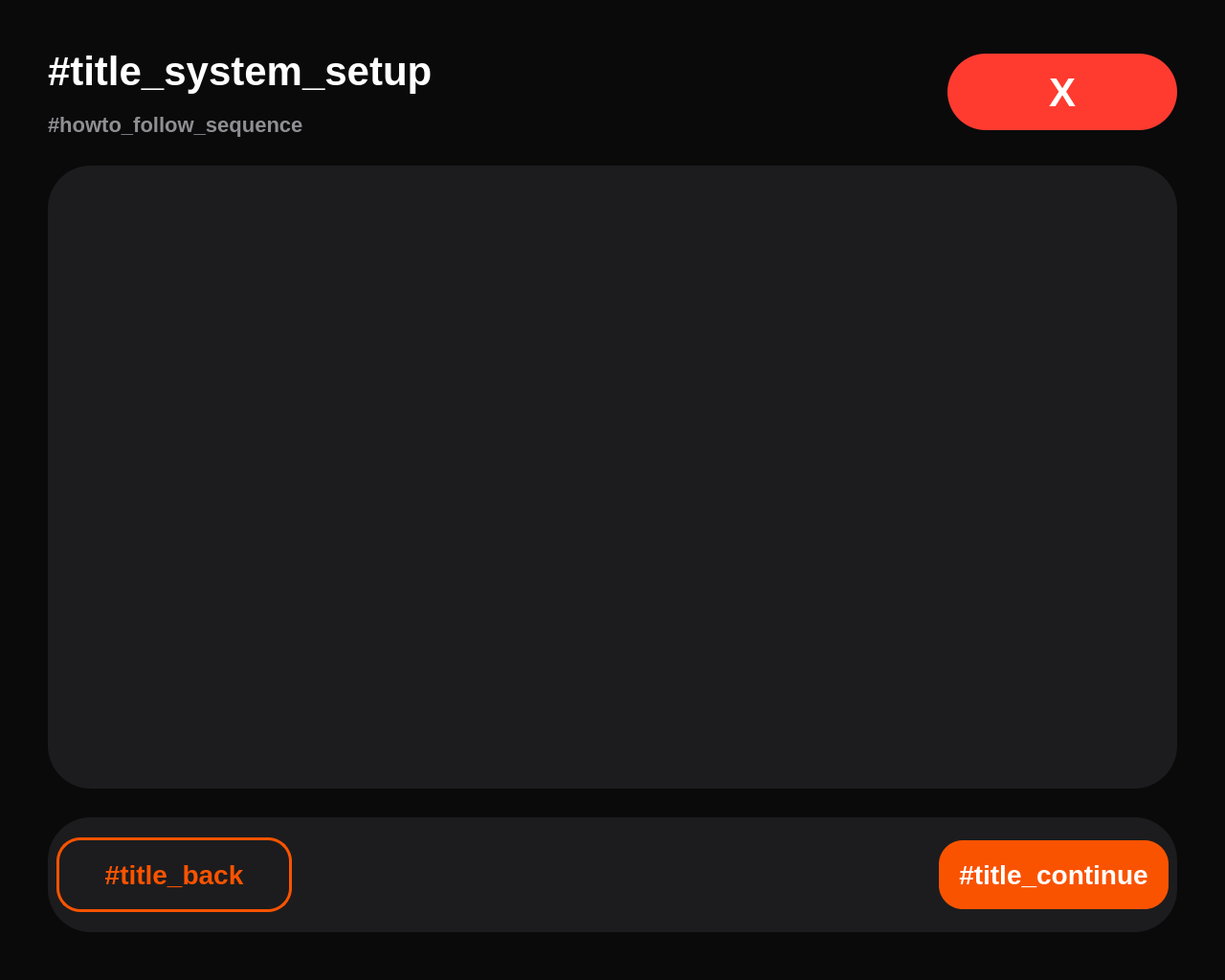
<?xml version="1.0" encoding="UTF-8"?>
<ui version="4.0">
 <class>WizardFrame</class>
 <widget class="QWidget" name="WizardFrame">
  <property name="geometry">
   <rect>
    <x>0</x>
    <y>0</y>
    <width>1280</width>
    <height>1024</height>
   </rect>
  </property>
  <property name="styleSheet">
   <string notr="true">
                QWidget#WizardFrame { background-color: #0A0A0B; }
                QWidget#wPage, QWidget#wButtonBar { background-color: #1C1C1E; border-radius: 45px;
                }

                QLabel#lbStageName {
                color: #FFFFFF;
                font-family: &quot;Segoe UI&quot;;
                font-size: 42px;
                font-weight: 900;
                text-transform: uppercase;
                }
                QLabel#lbStageHowto {
                color: #8E8E93;
                font-family: &quot;Segoe UI&quot;;
                font-size: 22px;
                font-weight: 600;
                }

                QPushButton {
                background-color: #FA5300;
                color: #FFFFFF;
                border-radius: 25px;
                font-size: 28px;
                font-weight: 700;
                padding: 20px;
                min-width: 200px;
                }

                /* Back Button */
                QPushButton#btnBack {
                background-color: transparent;
                border: 3px solid #FA5300;
                color: #FA5300;
                }
                QPushButton#btnBack:pressed {
                background-color: #FF7A3D; /* Orange fill on press */
                color: #FFFFFF; /* Switch text to white */
                }

                /* Forward Button */
                QPushButton#btnForward {
                background-color: #FA5300;
                color: #FFFFFF;
                }
                QPushButton#btnForward:pressed {
                background-color: #FF7A3D; /* Darker orange on press */
                }

                /* Exit Button */
                QPushButton#btnExit {
                background-color: #FF3B30; /* Industrial Critical Red */
                color: #FFFFFF;
                border-radius: 40px; /* Perfect Circle */
                font-size: 42px;
                font-weight: 900;
                border: none;
                }
                QPushButton#btnExit:pressed {
                background-color: #8B0000;
                }
            </string>
  </property>
  <layout class="QVBoxLayout" name="mainLayout">
   <property name="spacing">
    <number>30</number>
   </property>
   <property name="margin" stdset="0">
    <number>50</number>
   </property>
   <item>
    <layout class="QHBoxLayout" name="header">
     <property name="spacing">
      <number>20</number>
     </property>
     <item>
      <layout class="QVBoxLayout" name="titleLayout">
       <item>
        <widget class="QLabel" name="lbStageName">
         <property name="text">
          <string>#title_system_setup</string>
         </property>
        </widget>
       </item>
       <item>
        <widget class="QLabel" name="lbStageHowto">
         <property name="text">
          <string>#howto_follow_sequence</string>
         </property>
        </widget>
       </item>
      </layout>
     </item>
     <item>
      <spacer name="headerSpacer">
       <property name="orientation">
        <enum>Qt::Orientation::Horizontal</enum>
       </property>
       <property name="sizeHint" stdset="0">
        <size>
         <width>0</width>
         <height>0</height>
        </size>
       </property>
      </spacer>
     </item>
     <item>
      <widget class="QPushButton" name="btnExit">
       <property name="minimumSize">
        <size>
         <width>240</width>
         <height>80</height>
        </size>
       </property>
       <property name="maximumSize">
        <size>
         <width>80</width>
         <height>80</height>
        </size>
       </property>
       <property name="cursor">
        <cursorShape>PointingHandCursor</cursorShape>
       </property>
       <property name="text">
        <string>X</string>
       </property>
      </widget>
     </item>
    </layout>
   </item>
   <item>
    <widget class="QWidget" name="wPage" native="true">
     <property name="sizePolicy">
      <sizepolicy hsizetype="Preferred" vsizetype="Expanding">
       <horstretch>0</horstretch>
       <verstretch>0</verstretch>
      </sizepolicy>
     </property>
    </widget>
   </item>
   <item>
    <widget class="QWidget" name="wButtonBar" native="true">
     <property name="minimumSize">
      <size>
       <width>0</width>
       <height>120</height>
      </size>
     </property>
     <layout class="QHBoxLayout">
      <item>
       <widget class="QPushButton" name="btnBack">
        <property name="text">
         <string>#title_back</string>
        </property>
       </widget>
      </item>
      <item>
       <spacer name="hsp2">
        <property name="orientation">
         <enum>Qt::Orientation::Horizontal</enum>
        </property>
        <property name="sizeHint" stdset="0">
         <size>
          <width>0</width>
          <height>0</height>
         </size>
        </property>
       </spacer>
      </item>
      <item>
       <widget class="QPushButton" name="btnForward">
        <property name="text">
         <string>#title_continue</string>
        </property>
       </widget>
      </item>
     </layout>
    </widget>
   </item>
  </layout>
 </widget>
 <resources/>
 <connections/>
</ui>
